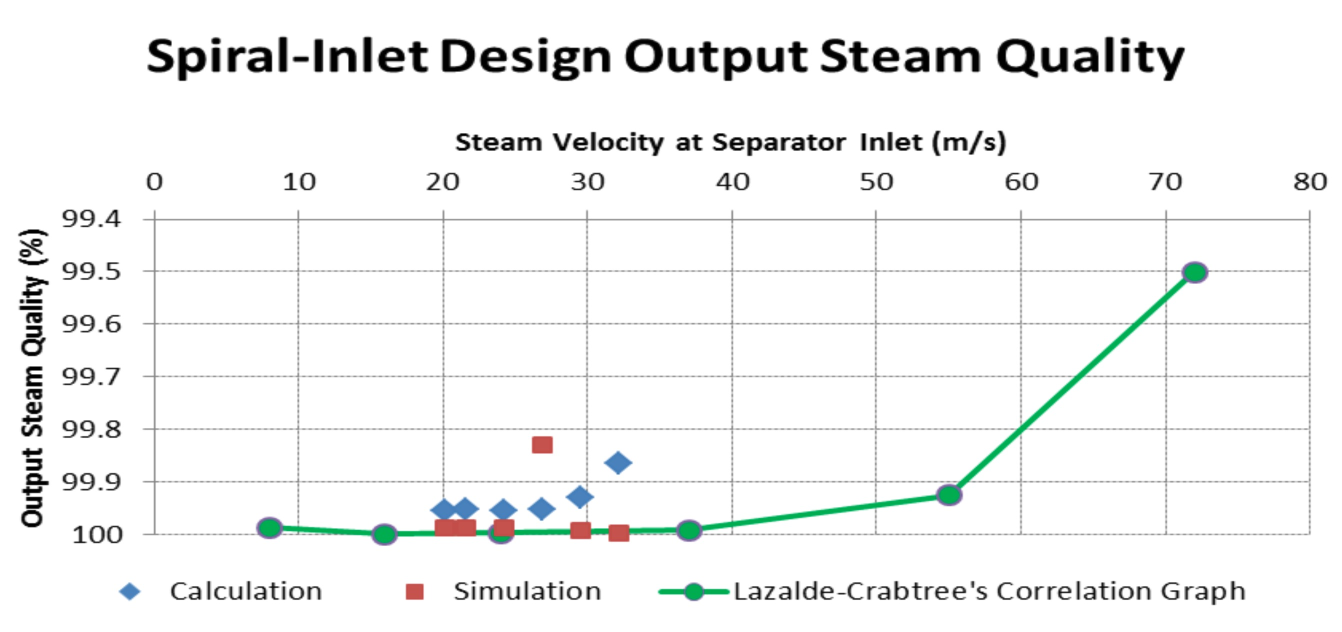
#> input picture PyAnsys/output/graph_digitization/spiral_inlet_reference_source.jpg, 2684 x 1264 px (shown at 1/2 size)
$ python digitize_spiral_inlet_reference_graph.py
#> lines starting #> are read from the running program, lines starting #| are printed output that depends on the picture; after the words box and inside, x2 and y2 are one past the last pixel; in counts of white or black regions, pixels touching at a corner belong together
#> in main, image is the input picture: PIL image 2684x1264 RGB; mean R, G, B 242.1, 243.2, 242.8
### PyAnsys/scripts/plotting/digitize_bangma_reference_graph.py
#!/usr/bin/env python3
"""Digitise Bangma-style steam-quality graph markers from a screenshot.

This is intentionally narrow and repeatable: it detects the plot grid, extracts
the blue diamonds, red squares, and green correlation markers, then converts
marker centres from pixels to graph coordinates.
"""

from __future__ import annotations

import argparse
import csv
import os
from dataclasses import dataclass
from pathlib import Path

import numpy as np
from PIL import Image, ImageDraw


REPO_ROOT = Path(__file__).resolve().parents[2]
DEFAULT_IMAGE = Path("/Users/andy/Desktop/Screenshot 2026-06-13 at 12.17.40\u202fPM.jpg")
DEFAULT_OUTPUT_DIR = REPO_ROOT / "output" / "graph_digitization"
DEFAULT_POINTS_CSV = DEFAULT_OUTPUT_DIR / "bangma_reference_digitized_points.csv"
DEFAULT_FILTERED_CSV = DEFAULT_OUTPUT_DIR / "bangma_reference_digitized_points_y99p7_to_100.csv"
DEFAULT_OVERLAY = DEFAULT_OUTPUT_DIR / "bangma_reference_digitized_overlay.png"


@dataclass(frozen=True)
class PlotBox:
    x_left_px: float
    x_right_px: float
    y_top_px: float
    y_bottom_px: float


@dataclass(frozen=True)
class DigitizedPoint:
    series: str
    color: str
    x_mps: float
    steam_quality_pct: float
    pixel_x: float
    pixel_y: float
    component_area_px: int


# [27 lines left out: function build_parser, not called in this run]


def group_indices(indices: np.ndarray, *, max_gap: int = 2) -> list[tuple[int, int]]:
    if len(indices) == 0:
        return []
    groups: list[tuple[int, int]] = []
    start = previous = int(indices[0])
    for value in indices[1:]:
        value = int(value)
        if value - previous > max_gap:
            groups.append((start, previous))
            start = value
        previous = value
    groups.append((start, previous))
    return groups


# [28 lines left out: function detect_plot_box, not called in this run]


def connected_components(mask: np.ndarray, min_area: int) -> list[np.ndarray]:
    height, width = mask.shape
    seen = np.zeros_like(mask, dtype=bool)
    components: list[np.ndarray] = []

    for start_y, start_x in zip(*np.where(mask)):
        if seen[start_y, start_x]:
            continue

        stack = [(int(start_y), int(start_x))]
        seen[start_y, start_x] = True
        points: list[tuple[int, int]] = []
        while stack:
            y, x = stack.pop()
            points.append((y, x))
            for dy in (-1, 0, 1):
                for dx in (-1, 0, 1):
                    if dy == 0 and dx == 0:
                        continue
                    ny = y + dy
                    nx = x + dx
                    if (
                        0 <= ny < height
                        and 0 <= nx < width
                        and mask[ny, nx]
                        and not seen[ny, nx]
                    ):
                        seen[ny, nx] = True
                        stack.append((ny, nx))

        if len(points) >= min_area:
            components.append(np.array(points, dtype=float))

    return components


# [32 lines left out: functions split_blue_component, component_center, not called in this run]


def pixel_to_data(
    pixel_x: float,
    pixel_y: float,
    box: PlotBox,
    *,
    x_min: float,
    x_max: float,
    y_top: float,
    y_bottom: float,
) -> tuple[float, float]:
    x_value = x_min + (pixel_x - box.x_left_px) / (box.x_right_px - box.x_left_px) * (x_max - x_min)
    y_value = y_top + (pixel_y - box.y_top_px) / (box.y_bottom_px - box.y_top_px) * (y_bottom - y_top)
    return x_value, y_value


# [66 lines left out: function extract_points, not called in this run]


def write_points_csv(path: Path, points: list[DigitizedPoint]) -> None:
    path.parent.mkdir(parents=True, exist_ok=True)
    with path.open("w", newline="", encoding="utf-8") as handle:
        writer = csv.DictWriter(
            handle,
            fieldnames=(
                "series",
                "color",
                "x_mps",
                "steam_quality_pct",
                "pixel_x",
                "pixel_y",
                "component_area_px",
            ),
        )
        writer.writeheader()
        for point in points:
            writer.writerow(
                {
                    "series": point.series,
                    "color": point.color,
                    "x_mps": f"{point.x_mps:.4f}",
                    "steam_quality_pct": f"{point.steam_quality_pct:.4f}",
                    "pixel_x": f"{point.pixel_x:.2f}",
                    "pixel_y": f"{point.pixel_y:.2f}",
                    "component_area_px": point.component_area_px,
                }
            )


def write_overlay(image: Image.Image, box: PlotBox, points: list[DigitizedPoint], path: Path) -> None:
    path.parent.mkdir(parents=True, exist_ok=True)
    overlay = image.convert("RGB").copy()
    draw = ImageDraw.Draw(overlay)
    draw.rectangle(
        [(box.x_left_px, box.y_top_px), (box.x_right_px, box.y_bottom_px)],
        outline=(255, 165, 0),
        width=3,
    )
    colors = {
        "blue": (30, 90, 220),
        "red": (220, 30, 30),
        "green": (0, 170, 70),
    }
    for point in points:
        radius = 8
        fill = colors[point.color]
        draw.ellipse(
            [
                (point.pixel_x - radius, point.pixel_y - radius),
                (point.pixel_x + radius, point.pixel_y + radius),
            ],
            outline=fill,
            width=4,
        )
        draw.line(
            [(point.pixel_x - 11, point.pixel_y), (point.pixel_x + 11, point.pixel_y)],
            fill=fill,
            width=2,
        )
        draw.line(
            [(point.pixel_x, point.pixel_y - 11), (point.pixel_x, point.pixel_y + 11)],
            fill=fill,
            width=2,
        )
    overlay.save(path)


# [36 lines left out: function main, not called in this run]


# [2 lines that do not run on import are left out]

### PyAnsys/scripts/plotting/digitize_spiral_inlet_reference_graph.py
#!/usr/bin/env python3
"""Digitize the spiral-inlet steam-quality reference graph."""

from __future__ import annotations

import argparse
from pathlib import Path

import numpy as np
from PIL import Image

from digitize_bangma_reference_graph import (
    DigitizedPoint,
    PlotBox,
    connected_components,
    group_indices,
    pixel_to_data,
    write_overlay,
    write_points_csv,
)


REPO_ROOT = Path(__file__).resolve().parents[2]
DEFAULT_OUTPUT_DIR = REPO_ROOT / "output" / "graph_digitization"
DEFAULT_IMAGE = DEFAULT_OUTPUT_DIR / "spiral_inlet_reference_source.jpg"
DEFAULT_POINTS_CSV = DEFAULT_OUTPUT_DIR / "spiral_inlet_reference_digitized_points.csv"
DEFAULT_FILTERED_CSV = (
    DEFAULT_OUTPUT_DIR / "spiral_inlet_reference_digitized_points_y99p7_to_100.csv"
)
DEFAULT_OVERLAY = DEFAULT_OUTPUT_DIR / "spiral_inlet_reference_digitized_overlay.png"


def build_parser() -> argparse.ArgumentParser:
    parser = argparse.ArgumentParser(description=__doc__)
    parser.add_argument("--image", default=str(DEFAULT_IMAGE))
    parser.add_argument("--output-csv", default=str(DEFAULT_POINTS_CSV))
    parser.add_argument("--filtered-output-csv", default=str(DEFAULT_FILTERED_CSV))
    parser.add_argument("--overlay", default=str(DEFAULT_OVERLAY))
    parser.add_argument("--x-min", type=float, default=0.0)
    parser.add_argument("--x-max", type=float, default=80.0)
    parser.add_argument("--y-top", type=float, default=99.4)
    parser.add_argument("--y-bottom", type=float, default=100.0)
    parser.add_argument("--filter-y-min", type=float, default=99.7)
    parser.add_argument("--filter-y-max", type=float, default=100.0)
    return parser


def detect_strong_plot_box(rgb: np.ndarray) -> PlotBox:
    """Detect the regularly spaced grid while rejecting text near the y-axis."""
    height, width, _channels = rgb.shape
    x_start = max(0, int(width * 0.08))
    x_stop = min(width, int(width * 0.99))
    y_start = max(0, int(height * 0.28))
    y_stop = min(height, int(height * 0.90))

    roi = rgb[y_start:y_stop, x_start:x_stop].astype(int)
    mean = roi.mean(axis=2)
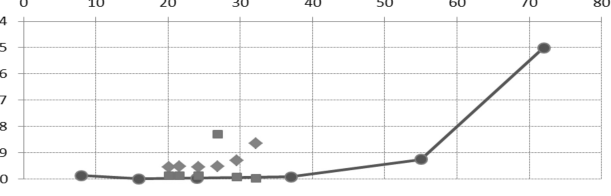
#> mean: shape (784, 2443) float64 (shown at 1/4 size); min 0, max 255, mean 247.4
    spread = roi.max(axis=2) - roi.min(axis=2)
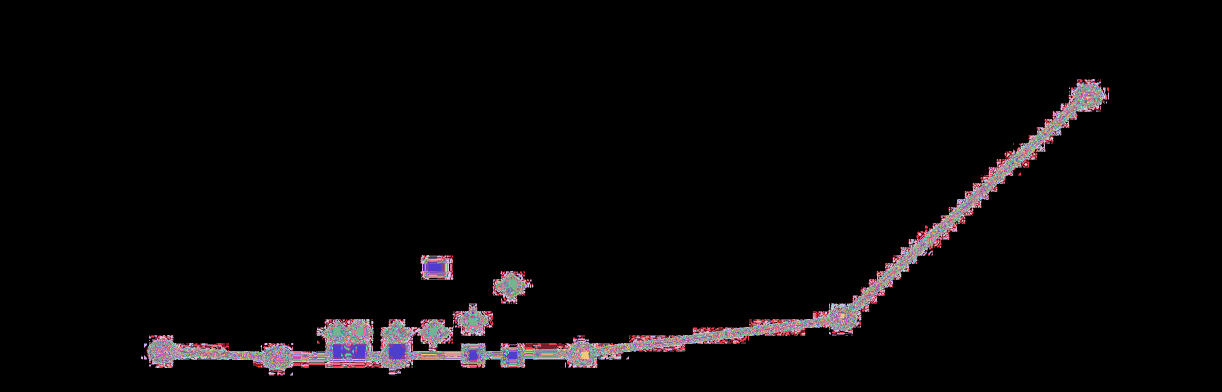
#> spread: shape (784, 2443) int64 (shown at 1/2 size); 181 distinct labels, from 0 to 180; one colour per label, 0 black
    gray_grid = (spread < 18) & (mean > 70) & (mean < 210)
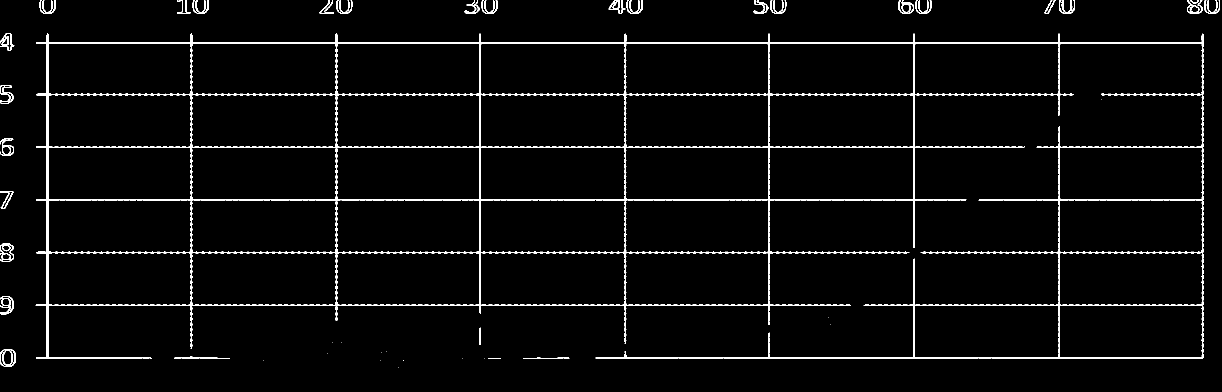
#> gray_grid: shape (784, 2443) bool (shown at 1/2 size); 3.5% white; 44 white regions (14 under 20 px), largest, box (x1, y1, x2, y2) and area: (71, 67, 2408, 718) 58206, (0, 487, 28, 523) 414, (0, 698, 31, 734) 411

    column_counts = gray_grid.sum(axis=0)
#> column_counts = 2443 values, max 653 at index 94, min 0 at index 31, mean 27.11
    row_counts = gray_grid.sum(axis=1)
#> row_counts = 784 values, max 2348 at index 85, min 0 at index 28, mean 84.48
    minimum_column_strength = max(120, int(roi.shape[0] * 0.35))
    minimum_row_strength = max(500, int(roi.shape[1] * 0.30))
    vertical_groups = group_indices(np.where(column_counts >= minimum_column_strength)[0])
#> in group_indices, `start = previous = int(indices[0])`: start = 93
#> the loop in group_indices, `for value in indices[1:]:` made 32 passes
#> (value, start, previous) on passes 4, 7, 11, 15, 18, 22, 26, 30: (381, 381, 381), (671, 671, 671), (958, 958, 958), (1249, 1249, 1249), (1536, 1536, 1536), (1826, 1826, 1826), (2116, 2116, 2116), (2404, 2404, 2404)
#> after the loop in group_indices, `for value in indices[1:]:`: groups = [(93, 96), (381, 383), (671, 674), (958, 961), (1249, 1251), (1536, 1539), (1826, 1829), (2116, 2119)]
#> vertical_groups = [(93, 96), (381, 383), (671, 674), (958, 961), (1249, 1251), (1536, 1539), (1826, 1829), (2116, 2119), (2404, 2406)]
    horizontal_groups = group_indices(np.where(row_counts >= minimum_row_strength)[0])
#> the loop in group_indices (call 2), `for value in indices[1:]:` made 21 passes
#> (value, start, previous) on passes 3, 7, 10, 13, 16, 19: (187, 187, 187), (293, 293, 293), (398, 398, 398), (504, 504, 504), (609, 609, 609), (714, 714, 714)
#> horizontal_groups = [(85, 87), (187, 190), (293, 295), (398, 400), (504, 506), (609, 611), (714, 716)]

    if len(vertical_groups) < 2 or len(horizontal_groups) < 2:
        raise RuntimeError(
            f"Could not detect strong plot grid: {len(vertical_groups)} vertical, "
            f"{len(horizontal_groups)} horizontal lines"
        )

    return PlotBox(
        x_left_px=x_start + sum(vertical_groups[0]) / 2.0,
        x_right_px=x_start + sum(vertical_groups[-1]) / 2.0,
        y_top_px=y_start + sum(horizontal_groups[0]) / 2.0,
        y_bottom_px=y_start + sum(horizontal_groups[-1]) / 2.0,
    )


def component_dimensions(component: np.ndarray) -> tuple[float, float]:
    return float(np.ptp(component[:, 1]) + 1), float(np.ptp(component[:, 0]) + 1)


def inside_plot(component: np.ndarray, box: PlotBox) -> bool:
    x = float(component[:, 1].mean())
    y = float(component[:, 0].mean())
    return (
        box.x_left_px - 30 <= x <= box.x_right_px + 30
        and box.y_top_px - 30 <= y <= box.y_bottom_px + 30
    )


def split_touching_markers(components: list[np.ndarray]) -> list[np.ndarray]:
    """Split a horizontally merged pair using the normal marker width."""
    widths = [component_dimensions(component)[0] for component in components]
    normal_width = float(np.median(widths))
    split_components: list[np.ndarray] = []

    for component, width in zip(components, widths):
        if width <= normal_width * 1.45:
            split_components.append(component)
            continue

        split_x = (float(component[:, 1].min()) + float(component[:, 1].max())) / 2.0
        left = component[component[:, 1] <= split_x]
        right = component[component[:, 1] > split_x]
        if len(left) < 300 or len(right) < 300:
            raise RuntimeError("Could not reliably split touching graph markers")
        split_components.extend((left, right))

    return split_components


def colored_marker_components(rgb: np.ndarray, box: PlotBox) -> dict[str, list[np.ndarray]]:
    red = rgb[:, :, 0].astype(int)
#> red: shape (1264, 2684) int64; 256 distinct labels, from 0 to 255
    green = rgb[:, :, 1].astype(int)
#> green: shape (1264, 2684) int64; 256 distinct labels, from 0 to 255
    blue = rgb[:, :, 2].astype(int)
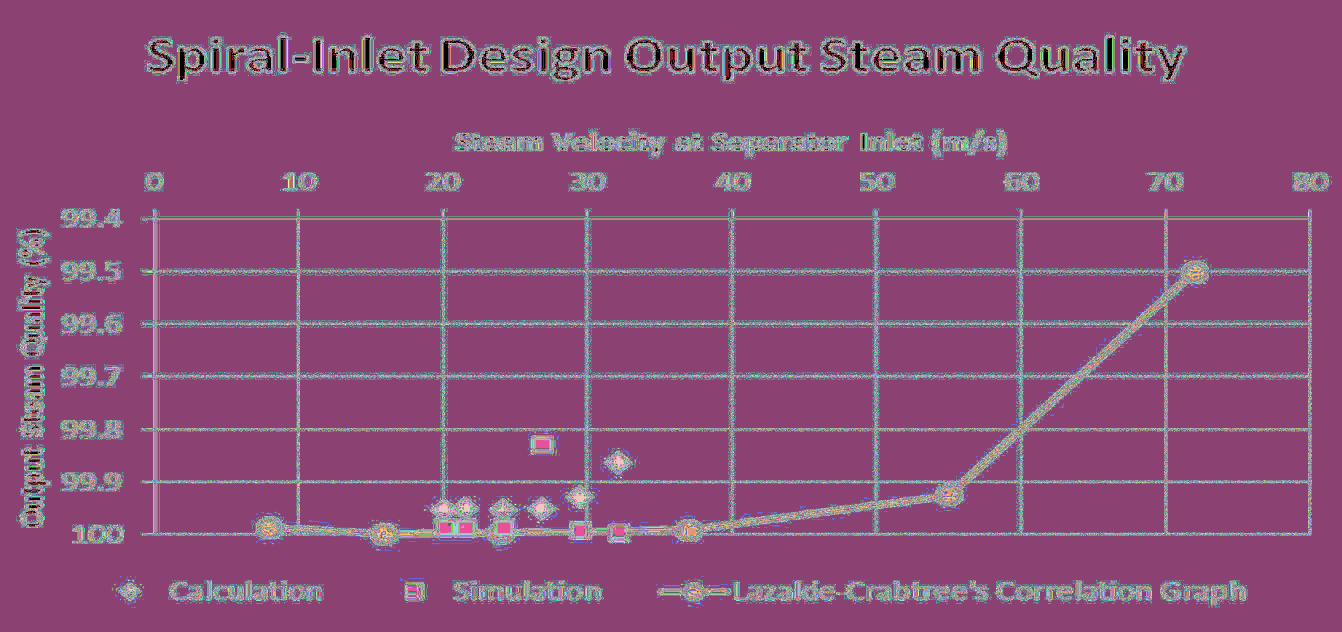
#> blue: shape (1264, 2684) int64 (shown at 1/2 size); 256 distinct labels, from 0 to 255; one colour per label, 0 black

    blue_mask = (
        (blue > 100)
        & (blue > red + 35)
        & (blue > green + 10)
        & (red < 140)
        & (green < 170)
    )
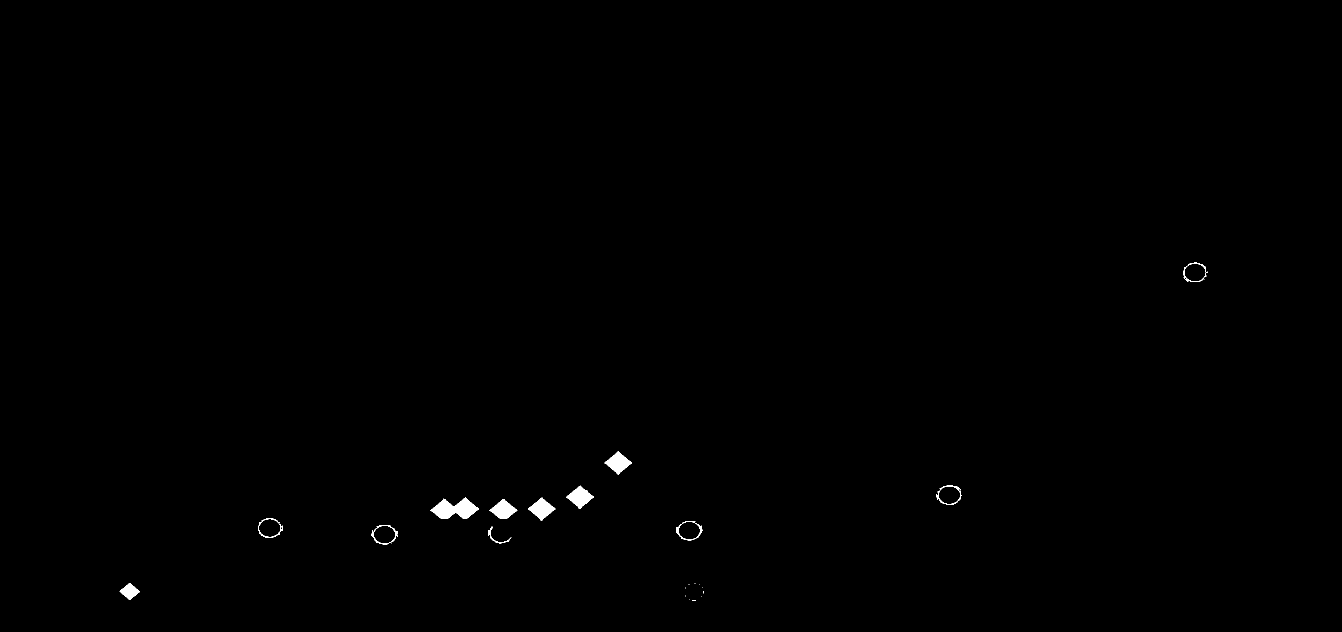
#> blue_mask: shape (1264, 2684) bool (shown at 1/2 size); 0.29% white; 27 white regions (15 under 20 px), largest, box (x1, y1, x2, y2) and area: (861, 995, 958, 1038) 2417, (1132, 971, 1188, 1017) 1286, (1056, 995, 1111, 1041) 1273
    red_mask = (
        (red > 120)
        & (red > green + 35)
        & (red > blue + 35)
        & (green < 150)
        & (blue < 150)
    )
#> red_mask: shape (1264, 2684) bool; 0.27% white; 6 white regions, box (x1, y1, x2, y2) and area: (870, 1038, 952, 1073) 2762, (1064, 873, 1105, 907) 1379, (1141, 1043, 1182, 1078) 1374, (1217, 1049, 1259, 1083) 1370, (987, 1038, 1029, 1073) 1347, (812, 1168, 847, 1199) 1081
    purple_outline_mask = (
        (blue > red + 15)
        & (blue > green + 15)
        & (red > 70)
        & (green > 60)
        & (blue > 105)
        & (red < 190)
        & (green < 190)
    )
#> purple_outline_mask: shape (1264, 2684) bool; 0.31% white; 31 white regions (18 under 20 px), largest, box (x1, y1, x2, y2) and area: (860, 994, 959, 1038) 1876, (1131, 971, 1188, 1018) 1015, (1055, 995, 1112, 1041) 1009
#> (the rest of the program and of its run is left out)
